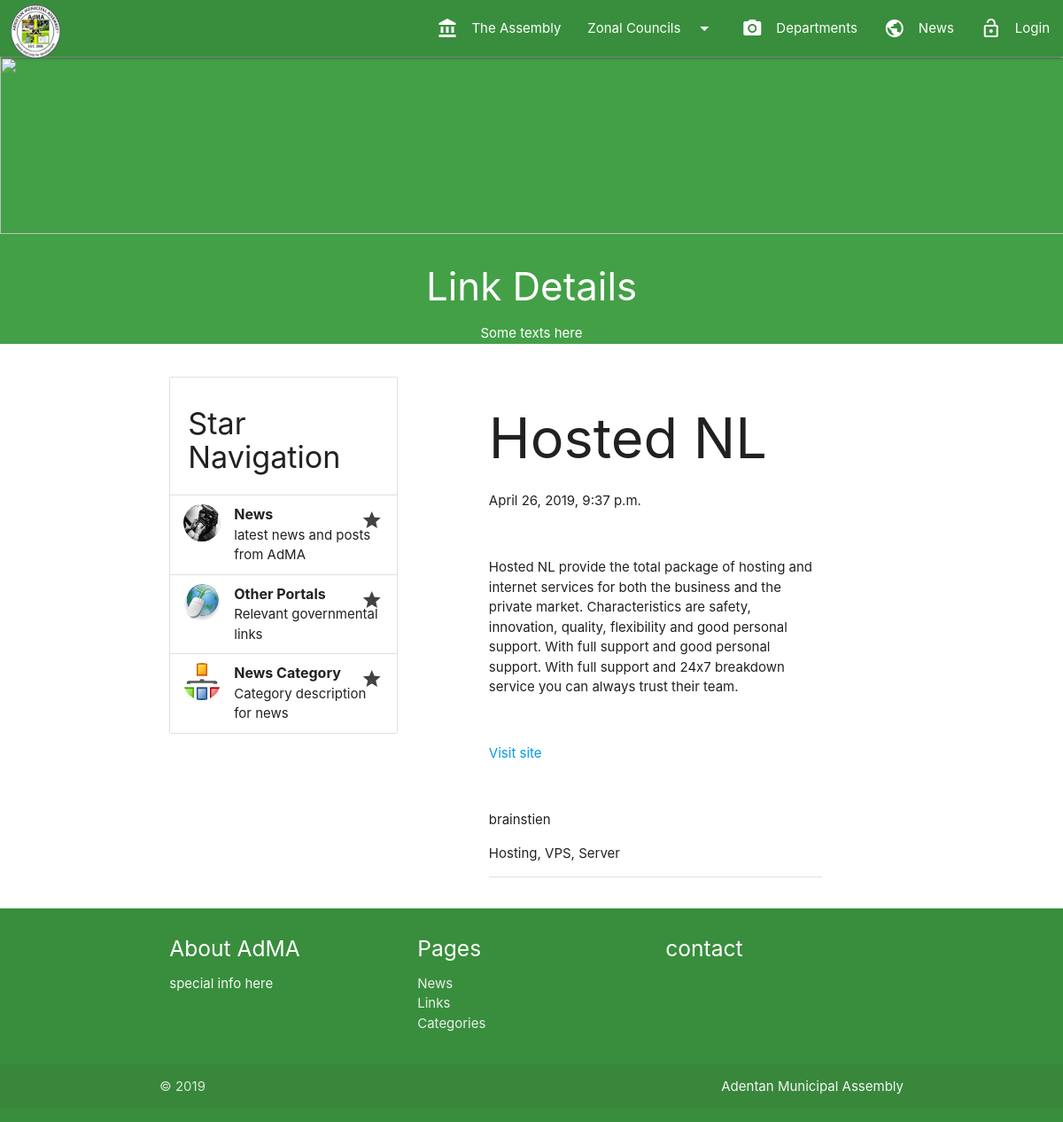
The page /links_detail/1/ on the database its author committed.
### weblog/models.py (models this page shows, shortened)
class Link(models.Model):
    title = models.CharField(max_length=250)
    description = models.TextField(
        blank=True, help_text='A brief description of the URL/Link. Optional.')
    description_html = models.TextField(
        editable=True, blank=True, help_text='A brief description of the URL/Link. Optional.')
    url = models.URLField('URL', unique=True)
    via_name = models.CharField('Via', max_length=250, blank=True,
                                help_text='The name of the person whose site you spotted the link on. Optional.')
    via_url = models.URLField(
        'Via URL', blank=True, help_text='The URL of the site where you spotted the link. Optional.')
    enable_comments = models.BooleanField(default=True)
    post_elsewWhere = models.BooleanField(
        'Post to admagovgh.herokuapp.com', default=True, help_text='If checked, this link will be posted both to your weblog.')
    posted_by = models.ForeignKey(User, on_delete=models.CASCADE)
    pub_date = models.DateTimeField(default=datetime.datetime.now)
    slug = models.SlugField(unique_for_date='pub_date',
                            help_text='Must be unique for the publication date.')
    tags = TagField()
    class Meta:
        ordering = ['-pub_date']

### weblog/views.py (the view)
# urls.py: path('links_detail/<int:pk>/', views.links_detail, name='links_detail'),
def links_detail(request, pk):
    link = get_object_or_404(Link, pk=pk)
    context = {'link': link}
    return render(request, 'weblog/links_detail.html', context)

### templates/weblog/links_detail.html (shortened to what this page needs)
{% extends 'base.html' %}
{% load static %}
{% load i18n static %}
{% block body %}
{% block content %}
<div class="col s12 m12">
	<div class="white-text center" style="background-color: #43a047;">
		<img class="responsive-img" src="{% static 'img/projects/adma8.jpg' %}" style="width: 1800px; height: 200px;">
		<h3>{% block title%}Link Details{% endblock %}</h3>
		<p>Some texts here</p>
	</div>
</div>
<section class="section white lighten-4">
	<div class="container">
		<div class="row">
			<div class="col s12 m4">
				<ul class="collection with-header">
					<li class="collection-header"><h4>Star Navigation</h4></li>
					<li class="collection-item avatar">
						<img src="{% static 'img/collections/adma1.jpg' %}" alt="" class="circle">
					      <span class="title"><strong><b>News</b></strong></span>
					      <p>latest news and posts from AdMA</p>
						<a class="grey-text text-darken-3 secondary-content" href="{% url 'weblog:entries_index' %}"><i class="material-icons">grade</i></a>
					</li>
					<li class="collection-item avatar">
						<img src="{% static 'img/collections/adma2.png' %}" alt="" class="circle">
					      <span class="title"><strong><b>Other Portals</b></strong></span>
					      <p>Relevant governmental links</p>
						<a class="grey-text text-darken-3 secondary-content" href="{% url 'weblog:links' %}"><i class="material-icons">grade</i></a>
					</li>
					<li class="collection-item avatar">
						<img src="{% static 'img/collections/adma3.png' %}" alt="" class="circle">
						<span class="title"><strong><b>News Category</b></strong></span>
					      <p>Category description for news</p>
						<a class="grey-text text-darken-3 secondary-content" href="{% url 'weblog:categories' %}"><i class="material-icons">grade</i></a>
					</li>
				</ul>
			</div>
		<div class="col s12 m8">
	    <div class="container">
			<h1>{{ link.title }}</h1>
			<div class="text">
				<p>{{ link.pub_date }}</p><br>
				<p>{{ link.description_html|safe }}</p><br>
				<p><a href="{{ link.url }}">Visit site</a></p><br>
				<p>{{ link.posted_by }}</p>
				<p>{{ link.tags }}</p>
			</div>
			<div class="divider"></div>
		</div>
	</div>
</section>
{% endblock %}
{% endblock %}

### rows shown on the page
Link: title "Hosted NL", pub_date "April 26, 2019, 9:37 p.m.", description_html "Hosted NL provide the total package of hosting and internet services for both the business and the private market. Characteristics are safety, innovation, quality, flexibility and good personal support. With full support and good personal support. With full support and 24x7 breakdown service you can always trust their team.", posted_by "brainstien", tags "Hosting, VPS, Server"
